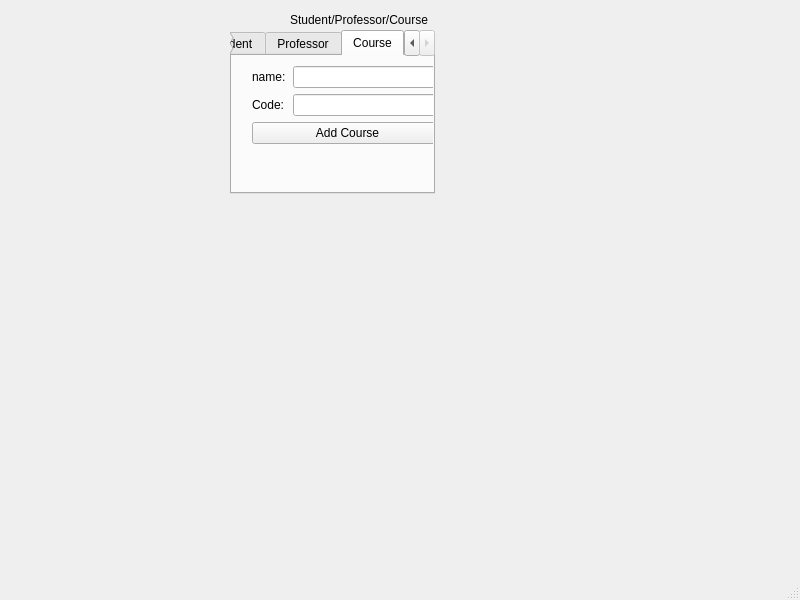
<?xml version="1.0" encoding="UTF-8"?>
<ui version="4.0">
 <class>MainWindow</class>
 <widget class="QMainWindow" name="MainWindow">
  <property name="geometry">
   <rect>
    <x>0</x>
    <y>0</y>
    <width>800</width>
    <height>600</height>
   </rect>
  </property>
  <property name="windowTitle">
   <string>MainWindow</string>
  </property>
  <widget class="QWidget" name="centralwidget">
   <widget class="QTabWidget" name="icantseethest">
    <property name="geometry">
     <rect>
      <x>230</x>
      <y>30</y>
      <width>205</width>
      <height>164</height>
     </rect>
    </property>
    <property name="currentIndex">
     <number>2</number>
    </property>
    <widget class="QWidget" name="Student">
     <attribute name="title">
      <string>Student</string>
     </attribute>
     <layout class="QFormLayout" name="formLayout_3">
      <item row="0" column="0" colspan="2">
       <widget class="QLabel" name="label_2">
        <property name="text">
         <string>Name:</string>
        </property>
       </widget>
      </item>
      <item row="1" column="1">
       <widget class="QLineEdit" name="lineEditStudentName"/>
      </item>
      <item row="2" column="0">
       <widget class="QLabel" name="label_3">
        <property name="text">
         <string>ID:</string>
        </property>
       </widget>
      </item>
      <item row="2" column="1">
       <widget class="QLineEdit" name="lineEditStudentId"/>
      </item>
      <item row="4" column="0" colspan="2">
       <widget class="QPushButton" name="pushButtonAddStudent">
        <property name="text">
         <string>Add Student</string>
        </property>
       </widget>
      </item>
     </layout>
    </widget>
    <widget class="QWidget" name="Professor">
     <attribute name="title">
      <string>Professor</string>
     </attribute>
     <layout class="QFormLayout" name="formLayout_2">
      <item row="0" column="0">
       <widget class="QLabel" name="label_4">
        <property name="text">
         <string>name:</string>
        </property>
       </widget>
      </item>
      <item row="0" column="1">
       <widget class="QLineEdit" name="lineEditProfessorName"/>
      </item>
      <item row="1" column="1">
       <widget class="QLineEdit" name="lineEditProfessorId"/>
      </item>
      <item row="2" column="0" colspan="2">
       <widget class="QLabel" name="label_5">
        <property name="text">
         <string>ID:</string>
        </property>
       </widget>
      </item>
      <item row="3" column="0" colspan="2">
       <widget class="QPushButton" name="pushButton">
        <property name="text">
         <string>Add Professor</string>
        </property>
       </widget>
      </item>
     </layout>
    </widget>
    <widget class="QWidget" name="Course">
     <attribute name="title">
      <string>Course</string>
     </attribute>
     <widget class="QWidget" name="layoutWidget">
      <property name="geometry">
       <rect>
        <x>20</x>
        <y>10</y>
        <width>191</width>
        <height>111</height>
       </rect>
      </property>
      <layout class="QFormLayout" name="formLayout">
       <property name="horizontalSpacing">
        <number>7</number>
       </property>
       <item row="0" column="0">
        <widget class="QLabel" name="label_6">
         <property name="text">
          <string>name:</string>
         </property>
        </widget>
       </item>
       <item row="0" column="1">
        <widget class="QLineEdit" name="lineEditCourseName"/>
       </item>
       <item row="1" column="0">
        <widget class="QLabel" name="label_7">
         <property name="text">
          <string>Code:</string>
         </property>
        </widget>
       </item>
       <item row="1" column="1">
        <widget class="QLineEdit" name="lineEditCourseCode"/>
       </item>
       <item row="2" column="0" colspan="2">
        <widget class="QPushButton" name="addCourse">
         <property name="text">
          <string>Add Course</string>
         </property>
        </widget>
       </item>
      </layout>
     </widget>
    </widget>
   </widget>
   <widget class="QLabel" name="label">
    <property name="geometry">
     <rect>
      <x>290</x>
      <y>10</y>
      <width>161</width>
      <height>20</height>
     </rect>
    </property>
    <property name="text">
     <string>Student/Professor/Course</string>
    </property>
   </widget>
  </widget>
  <widget class="QMenuBar" name="menubar">
   <property name="geometry">
    <rect>
     <x>0</x>
     <y>0</y>
     <width>800</width>
     <height>26</height>
    </rect>
   </property>
  </widget>
  <widget class="QStatusBar" name="statusbar"/>
 </widget>
 <tabstops>
  <tabstop>icantseethest</tabstop>
 </tabstops>
 <resources/>
 <connections/>
</ui>
